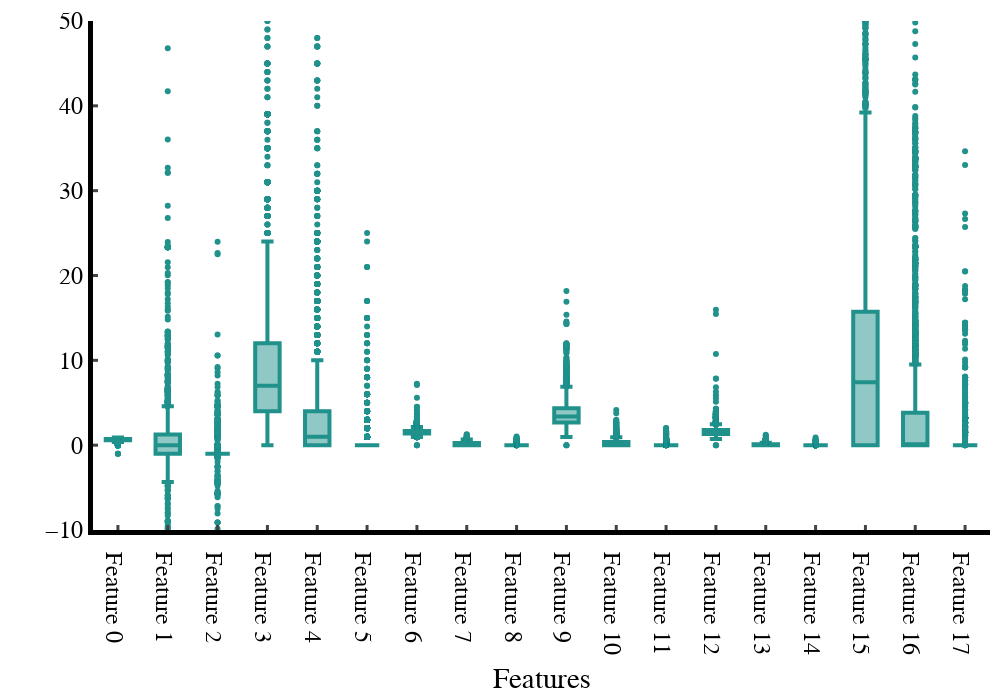

Write notebook code for a chart like this one.
### Code cell
def boxy_plots(df, num_cols, name="PH_features", width=1000, height=700):
    box_plots = []
    # Iterate over the columns in dft_df
    for column in df[df.columns[num_cols:]]:
        # Create a box plot trace for each column
        box_plot = go.Box(y=df[column], name = column, line=dict(width=4), marker=dict(color='rgb(33, 145, 140)'))
        # Append the box plot trace to the list
        box_plots.append(box_plot)
        
    layout = go.Layout(xaxis=dict(title="Features", showline=True, linewidth=5, linecolor='black',
                                ticks='inside', tickwidth=3, ticklen=5),
                    yaxis=dict(title="", showline=True, linewidth=5, linecolor='black',
                                ticks='inside', tickwidth=3, ticklen=5, range=[-10,50]), 
                    width=1000,
                    height=700,
                    plot_bgcolor='white',
                    paper_bgcolor='white', 
                    font=dict(family='Helvetica', size=24, color='black'),
                    margin=dict(l=10, r=10, b=10, t=10), showlegend=False)

    # Create the figure
    fig = go.Figure(data=box_plots, layout=layout)

    # Show the figure
    fig.show()
    if not os.path.exists("plots"):
        os.mkdir("plots")
    fig.write_image(f"plots/box_{name}.png", width=width, height=height, scale=3)

boxy_plots(PH_features,0)

### Figure 1 — Plotly figure (JSON) as saved in the notebook; plotly's stock layout.template omitted (floating-point values rounded to 4 significant figures; data arrays with more than 128 entries replaced by an {"elided": "..."} marker saying what was removed)
{"data": [{"line": {"width": 4}, "marker": {"color": "rgb(33, 145, 140)"}, "name": "Feature 0", "type": "box", "y": {"elided": "5773 float values"}}, {"line": {"width": 4}, "marker": {"color": "rgb(33, 145, 140)"}, "name": "Feature 1", "type": "box", "y": {"elided": "5773 float values"}}, {"line": {"width": 4}, "marker": {"color": "rgb(33, 145, 140)"}, "name": "Feature 2", "type": "box", "y": {"elided": "5773 float values"}}, {"line": {"width": 4}, "marker": {"color": "rgb(33, 145, 140)"}, "name": "Feature 3", "type": "box", "y": {"elided": "5773 int values"}}, {"line": {"width": 4}, "marker": {"color": "rgb(33, 145, 140)"}, "name": "Feature 4", "type": "box", "y": {"elided": "5773 int values"}}, {"line": {"width": 4}, "marker": {"color": "rgb(33, 145, 140)"}, "name": "Feature 5", "type": "box", "y": {"elided": "5773 int values"}}, {"line": {"width": 4}, "marker": {"color": "rgb(33, 145, 140)"}, "name": "Feature 6", "type": "box", "y": {"elided": "5773 float values"}}, {"line": {"width": 4}, "marker": {"color": "rgb(33, 145, 140)"}, "name": "Feature 7", "type": "box", "y": {"elided": "5773 float values"}}, {"line": {"width": 4}, "marker": {"color": "rgb(33, 145, 140)"}, "name": "Feature 8", "type": "box", "y": {"elided": "5773 float values"}}, {"line": {"width": 4}, "marker": {"color": "rgb(33, 145, 140)"}, "name": "Feature 9", "type": "box", "y": {"elided": "5773 float values"}}, {"line": {"width": 4}, "marker": {"color": "rgb(33, 145, 140)"}, "name": "Feature 10", "type": "box", "y": {"elided": "5773 float values"}}, {"line": {"width": 4}, "marker": {"color": "rgb(33, 145, 140)"}, "name": "Feature 11", "type": "box", "y": {"elided": "5773 float values"}}, {"line": {"width": 4}, "marker": {"color": "rgb(33, 145, 140)"}, "name": "Feature 12", "type": "box", "y": {"elided": "5773 float values"}}, {"line": {"width": 4}, "marker": {"color": "rgb(33, 145, 140)"}, "name": "Feature 13", "type": "box", "y": {"elided": "5773 float values"}}, {"line": {"width": 4}, "marker": {"color": "rgb(33, 145, 140)"}, "name": "Feature 14", "type": "box", "y": {"elided": "5773 float values"}}, {"line": {"width": 4}, "marker": {"color": "rgb(33, 145, 140)"}, "name": "Feature 15", "type": "box", "y": {"elided": "5773 float values"}}, {"line": {"width": 4}, "marker": {"color": "rgb(33, 145, 140)"}, "name": "Feature 16", "type": "box", "y": {"elided": "5773 float values"}}, {"line": {"width": 4}, "marker": {"color": "rgb(33, 145, 140)"}, "name": "Feature 17", "type": "box", "y": {"elided": "5773 float values"}}], "layout": {"font": {"color": "black", "family": "Helvetica", "size": 24}, "height": 700, "margin": {"b": 10, "l": 10, "r": 10, "t": 10}, "paper_bgcolor": "white", "plot_bgcolor": "white", "showlegend": false, "width": 1000, "xaxis": {"linecolor": "black", "linewidth": 5, "showline": true, "ticklen": 5, "ticks": "inside", "tickwidth": 3, "title": {"text": "Features"}}, "yaxis": {"linecolor": "black", "linewidth": 5, "range": [-10, 50], "showline": true, "ticklen": 5, "ticks": "inside", "tickwidth": 3, "title": {"text": ""}}}}
